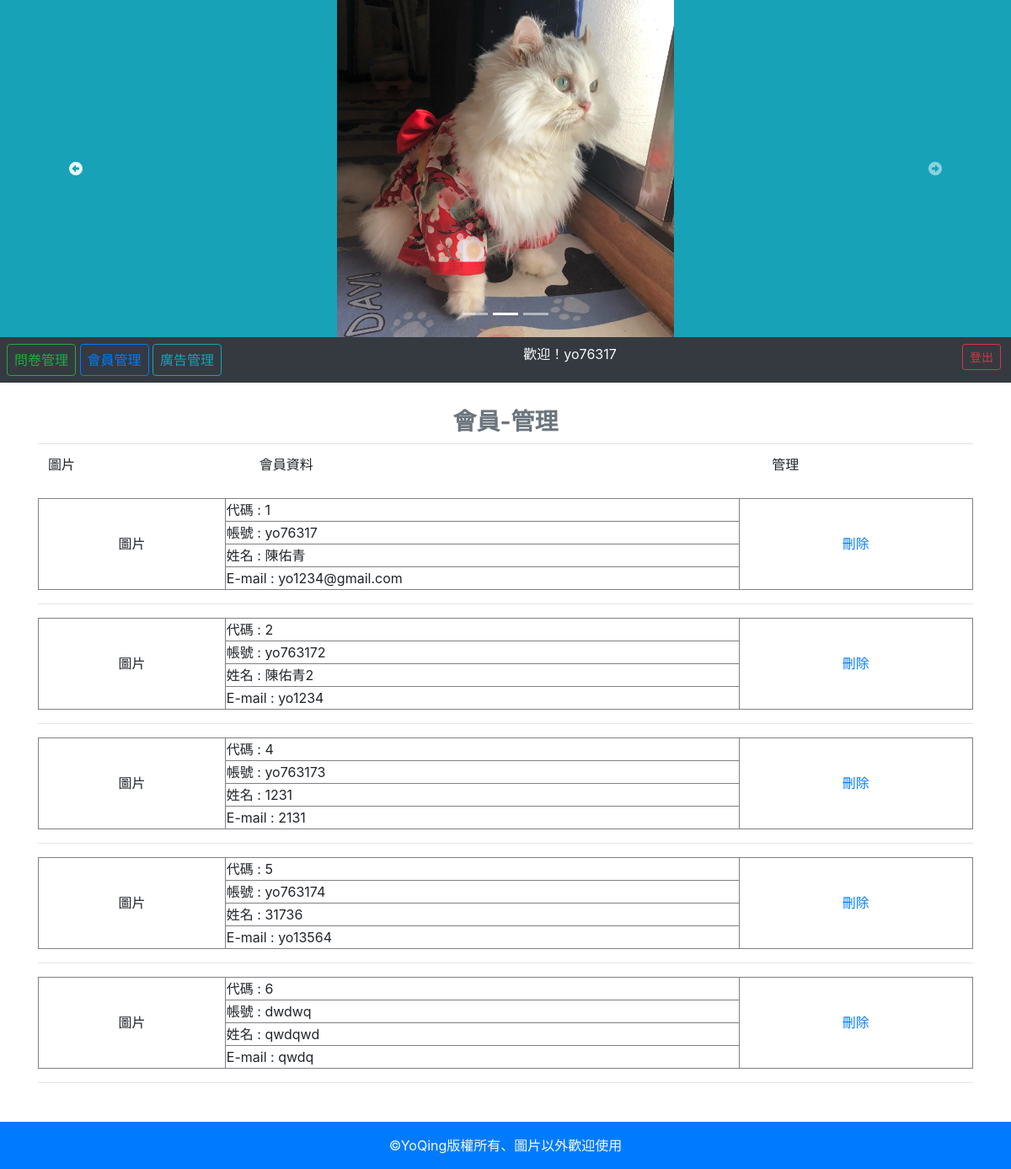
Page /backend/index.php?do=member (signed in) on the committed database.
### tables this page shows
CREATE TABLE `ad` (
  `id` int(11) UNSIGNED NOT NULL,
  `name` varchar(64) NOT NULL,
  `sh` tinyint(1) UNSIGNED NOT NULL,
  `intro` varchar(64) DEFAULT NULL
);

CREATE TABLE `users` (
  `id` int(11) UNSIGNED NOT NULL,
  `account` varchar(12) NOT NULL,
  `password` varchar(12) NOT NULL,
  `email` varchar(24) NOT NULL,
  `name` varchar(12) NOT NULL,
  `gender` varchar(1) NOT NULL,
  `birthday` date NOT NULL
);

### db.php (called while the page is built, shortened)
<?php
    $dsn="mysql:host=localhost;charset=utf8;dbname=yovote";
    $pdo=new PDO($dsn,'root','');
    function all($table,...$arg){
    global $pdo;
    $sql="SELECT * FROM `$table` ";
    if(isset($arg[0])){
        if(is_array($arg[0])){
            foreach($arg[0] as $key=>$value){
                $tmp[]="`$key`='$value'";
            }
            $sql=$sql."where " . implode(" AND ",$tmp);
        }else{
            $sql=$sql.$arg[0];
        }
    }
    $rows=$pdo->query($sql)->fetchAll(PDO::FETCH_ASSOC);
    return $rows;
    }
?>

### backend/member.php (the view)
<?php
include_once "../db.php";
?>
<h3 class="text-center font-weight-bold text-secondary">會員-管理</h3>
    <table class="table">
        <tr>
            <td>圖片</td>
            <td>會員資料</td>
            <td></td>
            <td></td>
            <td>管理</td>
        </tr>
        <?php
            $vip=all('users');
            foreach($vip as $vip2){
            echo "<table border='1px' width='100%'>";
            echo "<tr>";
                echo "<td rowspan='4' class='text-center' style='width:20%'>圖片</td>";
                echo "<td>代碼 : {$vip2['id']}</td>";
                echo "<td rowspan='4' class='text-center' style='width:25%'>";
                echo "<a class='' href='../api/del_users.php?id={$vip2['id']}'>刪除</a>";
                echo "</td>";
            echo "</tr>";
            echo "<tr>";
                echo "<td>帳號 : {$vip2['account']}</td>";
            echo "</tr>";
            echo "<tr>";
                echo "<td>姓名 : {$vip2['name']}</td>";
            echo "</tr>";
            echo "<tr>";
                echo "<td>E-mail : {$vip2['email']}</td>";
            echo "</tr>";
            echo "</table>";
            echo "<hr>";
            }
?>

### backend/index.php (shortened to what this page needs)
<?php
include_once "../db.php";
?>
<!DOCTYPE html>
<html lang="en">
<head>
    <link rel="stylesheet" href="https://maxcdn.bootstrapcdn.com/bootstrap/4.5.2/css/bootstrap.min.css">
    <link rel="stylesheet" href="../style/style.css">
</head>
<body>
<div class="container-fluid">
    <div class="row">
        <div class="jumbotron jumbotron-fluid p-0 mb-0 col-12" style="overflow:hidden">
            <a href="index.php">
                <div id="carouselExampleIndicators" class="carousel slide bg-info" data-ride="carousel" data-interval="2500">
                    <ol class="carousel-indicators position-absolute">
                        <li data-target="#carouselExampleIndicators" data-slide-to="0" class="active"></li>
                        <li data-target="#carouselExampleIndicators" data-slide-to="1"></li>
                        <li data-target="#carouselExampleIndicators" data-slide-to="2"></li>
                    </ol>
                    <div class="carousel-inner">
                    <?php
                        $image=all('ad',['sh'=>1]);
                        foreach($image as $key => $image2){
                        if($key==0){
                            echo "<div class='carousel-item active'>";
                        }else{
                            echo "<div class='carousel-item'>";
                        }
                        echo "<img class='d-block m-auto' style='width:400px;height:400px;' src='../image/{$image2['name']}' alt='{$image2['intro']}'>";
                        echo "</div>";
                        }
                        ?>
                    </div>
                    <a class="carousel-control-prev" href="#carouselExampleIndicators" role="button" data-slide="prev">
                        <span class="fas fa-arrow-alt-circle-left" aria-hidden="true"></span>
                    </a>
                    <a class="carousel-control-next" href="#carouselExampleIndicators" role="button" data-slide="next">
                        <span class="fas fa-arrow-alt-circle-right" aria-hidden="true"></span>
                    </a>
                </div>
            </a>
        </div>
    </div>
</div>
<div class="container-fluid">
    <div class="row">
        <nav class="col bg-dark text-light d-flex justify-content-between p-2">
            <div class="text-left">
                <a class='px-2 btn btn-outline-success' href="?do=show_vote_list">問卷管理</a>
                <a class='px-2 btn btn btn-outline-primary' href="?do=member">會員管理</a>
                <a class='px-2 btn btn-outline-info' href="?do=ad">廣告管理</a>
            </div>
            <?php
                if(isset($_SESSION['user'])){
                    echo "<span class='pr-5'>歡迎！{$_SESSION['user']}</span>";
            ?>
            <div class="text-right">
                <a class="btn btn-sm btn btn-outline-danger mx-1" href="../logout.php">登出</a>
            </div>
            <?php
            }
            ?>
        </nav>
    </div>
</div>
<div class="container">
    <div class="row">
        <div class="col-12">
            <?php
                $do=(isset($_GET['do']))?$_GET['do']:'manage_vote';
                $file=$do.".php";
                if(file_exists($file)){
                        include $file;
                }else{
                        include "./manage_vote.php";
                }
            ?>
        </div>
    </div>
</div>
<div class="p-3 text-center text-light bg-primary">&copy;YoQing版權所有、圖片以外歡迎使用</div>
</body>
</html>

### backend/index.php (style rules this page uses)
.container { min-height: 600px; margin: 30px auto; }

### rows in the picture
ad: name (picture)
users: id "1", account "yo76317", name "陳佑青", email "yo1234@gmail.com"
users: id "2", account "yo763172", name "陳佑青2", email "yo1234"
users: id "4", account "yo763173", name "1231", email "2131"
users: id "5", account "yo763174", name "31736", email "yo13564"
users: id "6", account "dwdwq", name "qwdqwd", email "qwdq"

### other values in the picture
$_SESSION['user'] "yo76317"
